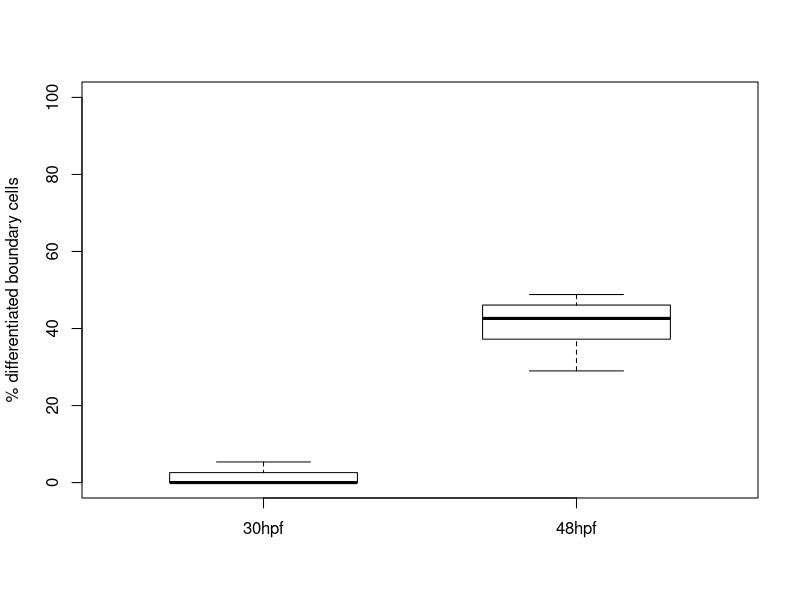
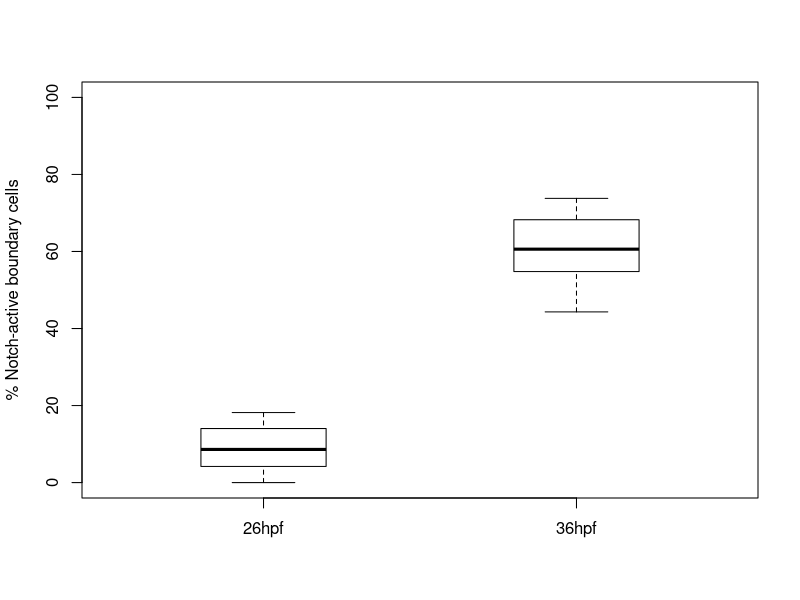
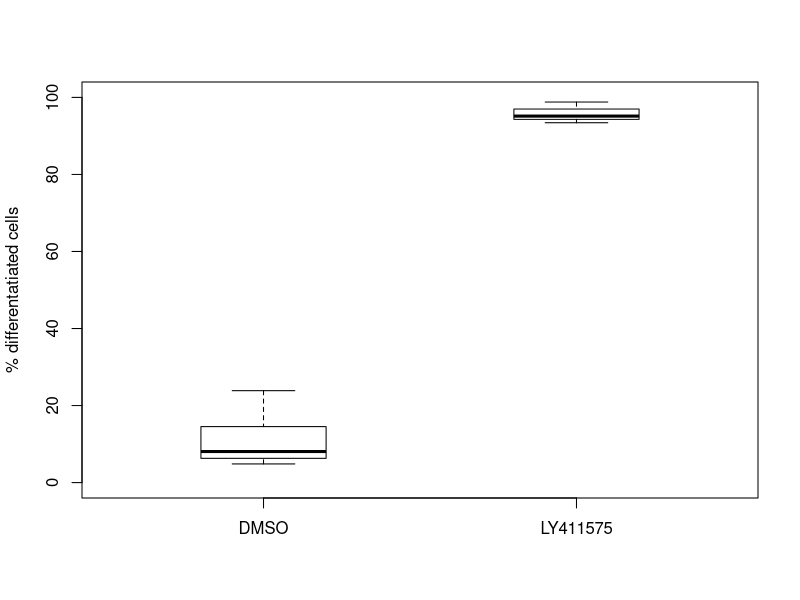
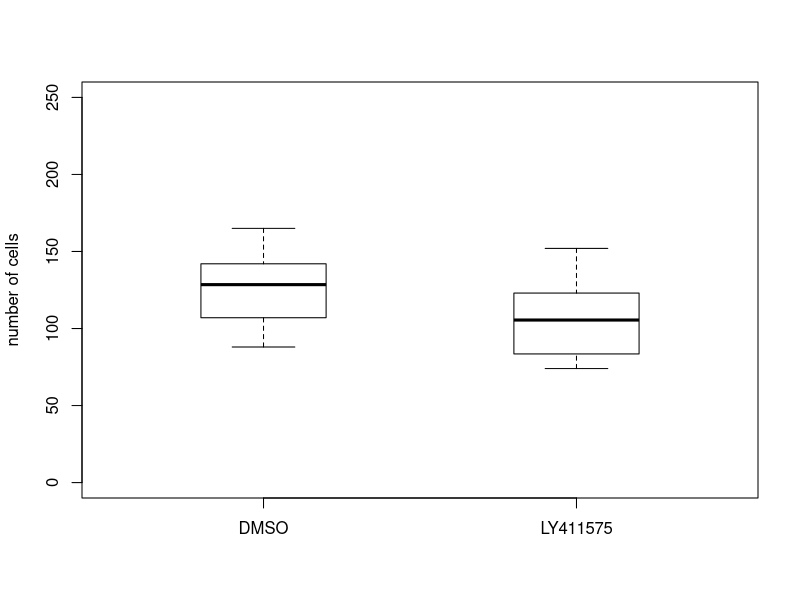
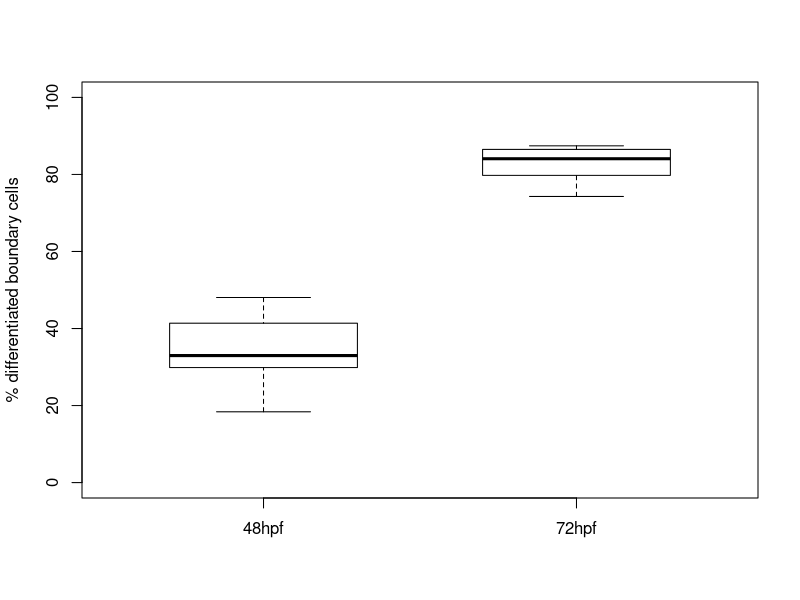
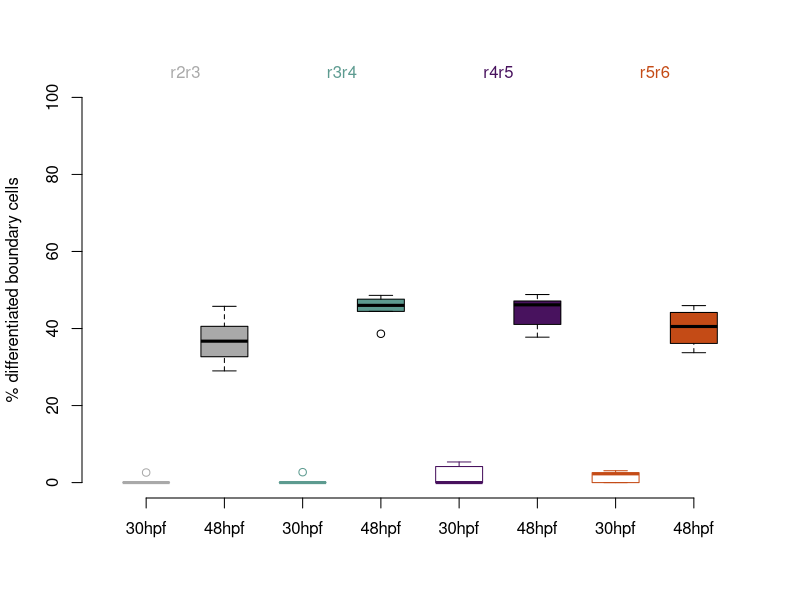
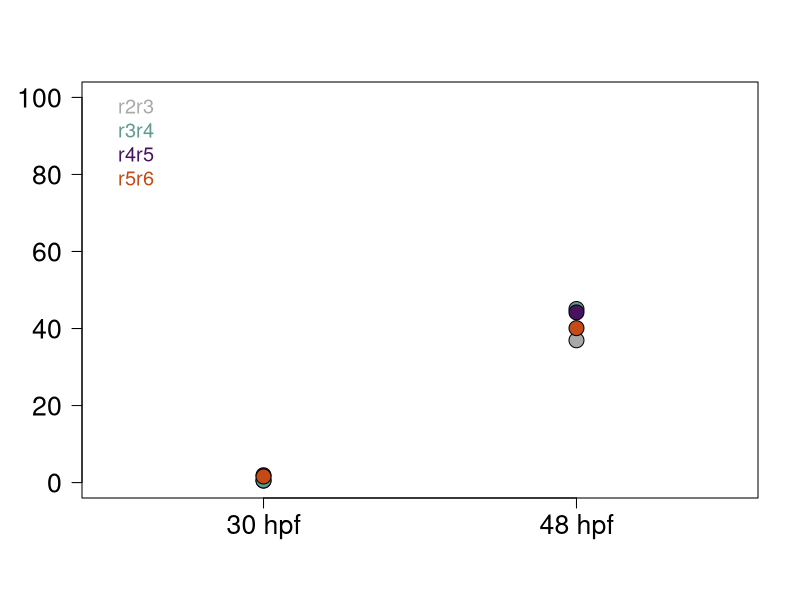
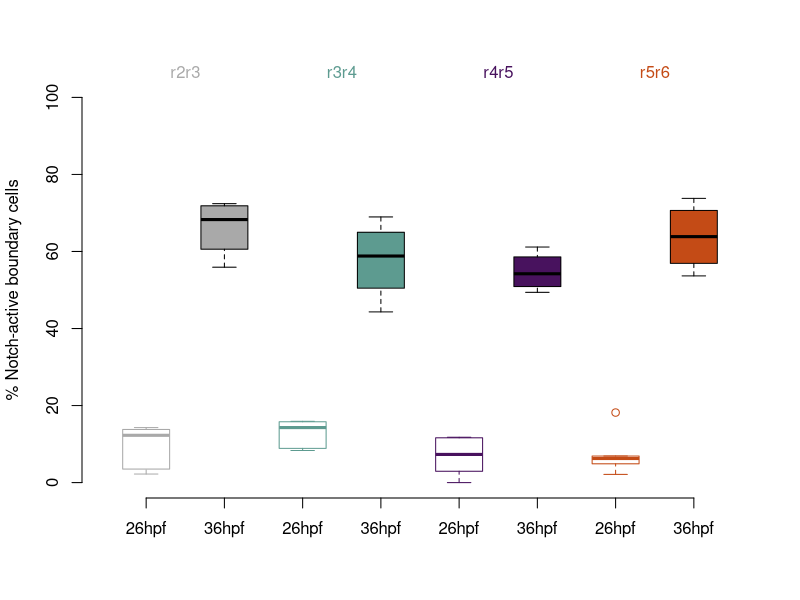

R code for these plots, in order:
## ---- chunk 1
knitr::opts_chunk$set(echo = TRUE)
## ---- chunk 2
library(dplyr)
library(tidyr)
diffCounts <- read.csv("data/diffCounts.csv",
                       stringsAsFactors=TRUE)
diffCounts$percHuC <- 100*diffCounts$Huc / (diffCounts$Huc + diffCounts$noHuC)
summary(diffCounts)
diffCounts
## ---- chunk 3
percBoundTime <- diffCounts %>% group_by(bound,time) %>% 
  summarise(percHuC = mean(percHuC), .groups = 'keep')
percHuC_30 <- percBoundTime[percBoundTime$time=="30hpf", "percHuC"]$percHuC
percHuC_48 <- percBoundTime[percBoundTime$time=="48hpf", "percHuC"]$percHuC
boundaryColors = c("darkgray", "#5D9B90", "#48125E", "#c44b16")

percNotch <- read.csv("data/percNotch.csv", stringsAsFactors = TRUE)
percBoundTimeNotch <- percNotch %>% group_by(bound,time) %>%
  summarise(percNotch = mean(percNotch, na.rm = TRUE), .groups = 'keep')
summary(percNotch)
percNotch
## ---- chunk 4
  descr1 <- function(gr){
    gr <- na.omit(gr)
    return(list(N=length(gr), M=mean(gr, na.rm=TRUE), 
                SD=sd(gr, na.rm = TRUE), SEM=sd(gr, na.rm = TRUE)/sqrt(length(gr))))
  }

descr2groups <- function(gr1, gr2, nams=NULL, tit = NULL, not.paired=TRUE){
  # given array of two rows
  tab <- rbind(unlist(descr1(gr1)), unlist(descr1(gr2)))
  if (!is.null(nams)){
    rownames(tab) <- nams}
  pv <- t.test(gr1,gr2, paired= (!not.paired))$p.value
  
  if (!is.null(tit))
    print(paste("   ", tit))
  print(round(tab,2))
  print(paste(" t.test p-value:", pv, ifelse(pv<0.001, " *** ", 
                                        ifelse(pv<0.01, " ** ", 
                                               ifelse(pv<0.05, " * ", "ns")))))
}
descr2cols <- function(df, not.paired=TRUE, nams = NULL, tit = NULL){
  # given a 2 column data.frame or tibble
  descr2groups(unlist(df[,1]), unlist(df[,2]), 
               not.paired = not.paired, nams = nams, tit = tit)
}
## ---- chunk 5
b1 <- diffCounts[diffCounts$time=="30hpf","percHuC"]
b2 <- diffCounts[diffCounts$time=="48hpf","percHuC"]

boxplot(b1,b2, main = "", xlab = "", ylab = "% differentiated boundary cells",
        ylim=c(0,100),
        names =  c("30hpf", "48hpf"), col ="white",
        boxwex=0.6)

descr2groups(b1,b2, nams=c("30hpf", "48hpf"))
## ---- chunk 6
b1 <- percNotch$percNotch[percNotch$time=="26hpf"]
b2 <- percNotch$percNotch[percNotch$time=="36hpf"]
  
boxplot(b1, b2, 
        ylim=c(0,100),
        main = "", xlab = "", 
        ylab = "% Notch-active boundary cells",
        names =  c("26hpf", "36hpf"), col ="white",
        boxwex=0.4, outpch='.', cex=2)

descr2groups(b1,b2, nams=c("26hpf", "36hpf"))
## ---- chunk 7

DMSO <- data.frame(
         HuC = c(7L, 24L, 13L, 21L, 8L, 10L, 8L, 11L),
       Total = c(113L, 132L, 151L, 88L, 125L, 133L, 165L, 101L))
DMSO$percHuC <- DMSO$HuC/DMSO$Total*100
DMSO


LY <- data.frame(
         HuC = c(71L, 122L, 82L, 99L, 79L, 142L, 104L, 112L),
       Total = c(74L, 129L, 83L, 101L, 84L, 152L, 110L, 117L))
LY$percHuC <- LY$HuC/LY$Total*100
LY
## ---- chunk 8
b1 <- DMSO$percHuC
b2 <- DMSO$Total
b3 <- LY$percHuC
b4 <- LY$Total

# fill colors
rellcols <- c("white", "white")

boxplot(b1,b3,
        ylim = c(0,100),
        ylab="% differentatiated cells",
        names = c("DMSO", "LY411575"),
        col = rellcols,
        boxwex=0.4, outpch='.', cex=2)

descr2groups(b1,b3, nams=c("DMSO", "LY411575"), not.paired = TRUE)
## ---- chunk 9
maxRight <- 250

boxplot(b2, b4,
        ylim = c(0, maxRight),
        ylab="number of cells",
        names = c("DMSO", "LY411575"),
        col = rellcols,
        boxwex=0.4, outpch='.', cex=2)

descr2groups(b2,b4, nams=c("DMSO", "LY411575"), not.paired = TRUE)
## ---- chunk 10
diff4872 <- read.csv("data/diff4872.csv", stringsAsFactors=TRUE)
diff4872
## ---- chunk 11

b1 <- diff4872$percHuC[diff4872$time=="48hpf"]
b2 <- diff4872$percHuC[diff4872$time=="72hpf"]
  
boxplot(b1, b2, ylim=c(0,100),
        main = "", xlab = "", 
        ylab = "% differentiated boundary cells",
        names =  c("48hpf", "72hpf"), col ="white",
        boxwex=0.6, outpch='.', cex=2)

descr2groups(b1,b2, nams=c("48hpf", "72hpf"), not.paired = TRUE)
## ---- chunk 12
diffCounts$percHuC <- 100*diffCounts$Huc/(diffCounts$Huc+diffCounts$noHuC)

b1<- diffCounts %>% filter(time=="30hpf", bound=="r2r3")
b2 <- diffCounts %>% filter(time=="48hpf", bound=="r2r3")
b3<- diffCounts %>% filter(time=="30hpf", bound=="r3r4")
b4 <- diffCounts %>% filter(time=="48hpf", bound=="r3r4")
b5<- diffCounts %>% filter(time=="30hpf", bound=="r4r5")
b6 <- diffCounts %>% filter(time=="48hpf", bound=="r4r5")
b7<- diffCounts %>% filter(time=="30hpf", bound=="r5r6")
b8 <- diffCounts %>% filter(time=="48hpf", bound=="r5r6")

opar<-par(no.readonly = TRUE)
par(bty="n")

boundaryColors = c("darkgray", "#5D9B90", "#48125E", "#c44b16")
altcols <- c(boundaryColors[1], "black", boundaryColors[2],
                 "black", boundaryColors[3], "black", boundaryColors[4], "black" )

boxplot(b1$percHuC, b2$percHuC, b3$percHuC, b4$percHuC, 
        b5$percHuC, b6$percHuC, b7$percHuC, b8$percHuC,
        ylab = "% differentiated boundary cells",
        names =  rep(c("30hpf", "48hpf"),4),
        col = c("white", boundaryColors[1], "white", boundaryColors[2],
                 "white", boundaryColors[3], "white", boundaryColors[4] ),
        boxcol= altcols, medcol = altcols, staplecol = altcols, 
        whiskcol = altcols, outcol = altcols,
        ylim=c(0,100),
        boxwex=0.6
        )
mtext(text=c("r2r3","r3r4", "r4r5", "r5r6"), side=3, 
      at=seq(1.5, 7.5, by=2), col=boundaryColors)

par(opar)

descr2groups(b1$percHuC,b2$percHuC, tit = "r2r3", nams=c("30hpf", "48hpf"))
descr2groups(b3$percHuC,b4$percHuC, tit = "r3r4", nams=c("30hpf", "48hpf"))
descr2groups(b5$percHuC,b6$percHuC, tit = "r4r5", nams=c("30hpf", "48hpf"))
descr2groups(b7$percHuC,b8$percHuC, tit = "r5r6", nams=c("30hpf", "48hpf"))
## ---- chunk 13
plot(0,0, type="n", xlab="", ylab="",
     xlim=c(0.5,2.5), ylim=c(0,100),
     xaxt="n", yaxt="n")
points(x=rep(1,4), y=percHuC_30, pch=21,cex=2, bg=boundaryColors )
points(x=rep(2,4), y=percHuC_48, pch=21,cex=2, bg=boundaryColors)

axis(1, at=1:2, labels=c("30 hpf", "48 hpf"), cex.axis=1.6)
axis(2, at=seq(0,100,by=20), labels = seq(0,100,by=20), las=2, cex.axis=1.6)

legend(x="topleft",legend = levels(percBoundTime$bound), 
       text.col=boundaryColors, cex=1.2, bty="n")
## ---- chunk 14

pw_percNotch <-pivot_wider(percNotch, names_from = c(time, bound), values_from = percNotch)

opar<-par(no.readonly = TRUE)
par(bty="n")

boxplot(pw_percNotch[,c(2,6,3,7,4,8,5,9)],
        ylab = "% Notch-active boundary cells",
        names =  rep(c("26hpf", "36hpf"),4),
        boxlty=rep(1,8),
        col = c("white", boundaryColors[1], "white", boundaryColors[2],
                 "white", boundaryColors[3], "white", boundaryColors[4] ),
        boxcol= altcols, medcol = altcols, staplecol = altcols, 
        whiskcol = altcols, outcol = altcols,
        ylim=c(0,100),
        boxwex=0.6
        )

mtext(text=c("r2r3","r3r4", "r4r5", "r5r6"), side=3, 
      at=seq(1.5, 7.5, by=2), col=boundaryColors)
par(opar)

descr2cols(pw_percNotch[,c(2,6)], tit = "r2r3", nams=c("30hpf", "48hpf"))
descr2cols(pw_percNotch[,c(3,7)], tit = "r3r4", nams=c("30hpf", "48hpf"))
descr2cols(pw_percNotch[,c(4,8)], tit = "r4r5", nams=c("30hpf", "48hpf"))
descr2cols(pw_percNotch[,c(5,9)], tit = "r5r6", nams=c("30hpf", "48hpf"))
## ---- chunk 15
plot(NULL,NULL, type="n",
     xlim=c(0.5,2.5), ylim=c(0,100),
     xaxt="n", yaxt="n",
     main= "",
     xlab="", ylab="") #, ylab="% of Notch-active cells by boundary")
points(x=ifelse(percBoundTimeNotch$time=="26hpf",1,2), 
       y=percBoundTimeNotch$percNotch,
       pch=21,cex=1.6,bg=rep(boundaryColors,each=2))

legend(x="topleft",legend = levels(percBoundTime$bound), 
       text.col=boundaryColors, cex=1.2, bty="n")
axis(1,at=1:2,labels = c("26hpf","30hpf"), cex.axis=1.6)

axis(2, at=seq(0,100,by=20), labels = seq(0,100,by=20), las=2, cex.axis=1.6)
## ---- chunk 16

tot48 <- diff4872$nCells[diff4872$time=="48hpf"]
tot72 <- diff4872$nCells[diff4872$time=="72hpf"]

boxplot(tot48, tot72, 
        ylim = c(0,maxRight),
        xlab="", ylab = "number of boundary cells", 
        names = c("48hpf", "72hpf"),
        col = rep("white",2),
        boxwex=0.4, outpch='.', cex=2)

# descripcion total number of cells
descr2groups(tot48, tot72, nams = c("48hpf", "72hpf"), not.paired=TRUE)
